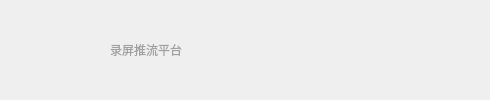
    <widget class="FFCapHeaderWidget" name="headerWidget" native="true">
     <property name="sizePolicy">
      <sizepolicy hsizetype="Preferred" vsizetype="Maximum">
       <horstretch>0</horstretch>
       <verstretch>0</verstretch>
      </sizepolicy>
     </property>
     <property name="maximumSize">
      <size>
       <width>16777215</width>
       <height>100</height>
      </size>
     </property>
     <property name="mouseTracking">
      <bool>true</bool>
     </property>
     <property name="styleSheet">
      <string notr="true"/>
     </property>
     <layout class="QHBoxLayout" name="horizontalLayout_2">
      <property name="spacing">
       <number>10</number>
      </property>
      <property name="leftMargin">
       <number>0</number>
      </property>
      <property name="topMargin">
       <number>0</number>
      </property>
      <property name="rightMargin">
       <number>10</number>
      </property>
      <property name="bottomMargin">
       <number>0</number>
      </property>
      <item>
       <spacer name="horizontalSpacer_2">
        <property name="orientation">
         <enum>Qt::Horizontal</enum>
        </property>
        <property name="sizeType">
         <enum>QSizePolicy::Maximum</enum>
        </property>
        <property name="sizeHint" stdset="0">
         <size>
          <width>40</width>
          <height>20</height>
         </size>
        </property>
       </spacer>
      </item>
      <item>
       <widget class="QLabel" name="iconLabel">
        <property name="sizePolicy">
         <sizepolicy hsizetype="Fixed" vsizetype="Fixed">
          <horstretch>0</horstretch>
          <verstretch>0</verstretch>
         </sizepolicy>
        </property>
        <property name="minimumSize">
         <size>
          <width>60</width>
          <height>60</height>
         </size>
        </property>
        <property name="styleSheet">
         <string notr="true">QLabel{
	background-image:url(:/image/icon.svg);
	background-repeat:no-repeat;
	background-position:center;
	background-color:transparent;
	border:none;
}</string>
        </property>
        <property name="text">
         <string/>
        </property>
       </widget>
      </item>
      <item>
       <widget class="QLabel" name="titleLabel">
        <property name="sizePolicy">
         <sizepolicy hsizetype="Minimum" vsizetype="Preferred">
          <horstretch>0</horstretch>
          <verstretch>0</verstretch>
         </sizepolicy>
        </property>
        <property name="minimumSize">
         <size>
          <width>180</width>
          <height>0</height>
         </size>
        </property>
        <property name="styleSheet">
         <string notr="true">QLabel {
    border: none;
    font: bold 30px &quot;Microsoft YaHei UI&quot;;
	color:#A0A0A0;
    background-color: transparent;
}    </string>
        </property>
        <property name="text">
         <string>录屏推流平台</string>
        </property>
       </widget>
      </item>
      <item>
       <spacer name="horizontalSpacer">
        <property name="orientation">
         <enum>Qt::Horizontal</enum>
        </property>
        <property name="sizeHint" stdset="0">
         <size>
          <width>40</width>
          <height>20</height>
         </size>
        </property>
       </spacer>
      </item>
      <item>
       <widget class="QPushButton" name="minimizeBtn">
        <property name="sizePolicy">
         <sizepolicy hsizetype="Fixed" vsizetype="Fixed">
          <horstretch>0</horstretch>
          <verstretch>0</verstretch>
         </sizepolicy>
        </property>
        <property name="minimumSize">
         <size>
          <width>40</width>
          <height>40</height>
         </size>
        </property>
        <property name="styleSheet">
         <string notr="true">QPushButton{
	background-image:url(:/image/minimize.svg);
	background-repeat:no-repeat;
	background-position:center;
	background-color:transparent;
	border:none;
}
QPushButton:hover{
	background-color:#2B2B2B;
}</string>
        </property>
        <property name="text">
         <string/>
        </property>
       </widget>
      </item>
      <item>
       <widget class="QPushButton" name="maximizeBtn">
        <property name="sizePolicy">
         <sizepolicy hsizetype="Fixed" vsizetype="Fixed">
          <horstretch>0</horstretch>
          <verstretch>0</verstretch>
         </sizepolicy>
        </property>
        <property name="minimumSize">
         <size>
          <width>40</width>
          <height>40</height>
         </size>
        </property>
        <property name="styleSheet">
         <string notr="true">QPushButton{
	background-image:url(:/image/maximize_1.svg);
	background-repeat:no-repeat;
	background-position:center;
	background-color:transparent;
	border:none;
}
QPushButton:hover{
	background-color:#2B2B2B;
}</string>
        </property>
        <property name="text">
         <string/>
        </property>
       </widget>
      </item>
      <item>
       <widget class="QPushButton" name="closeBtn">
        <property name="sizePolicy">
         <sizepolicy hsizetype="Fixed" vsizetype="Fixed">
          <horstretch>0</horstretch>
          <verstretch>0</verstretch>
         </sizepolicy>
        </property>
        <property name="minimumSize">
         <size>
          <width>40</width>
          <height>40</height>
         </size>
        </property>
        <property name="styleSheet">
         <string notr="true">QPushButton{
	background-image:url(:/image/close.svg);
	background-repeat:no-repeat;
	background-position:center;
	background-color:transparent;
	border:none;
}
QPushButton:hover{
	background-color:#2B2B2B;
}</string>
        </property>
        <property name="text">
         <string/>
        </property>
       </widget>
      </item>
     </layout>
    </widget>
